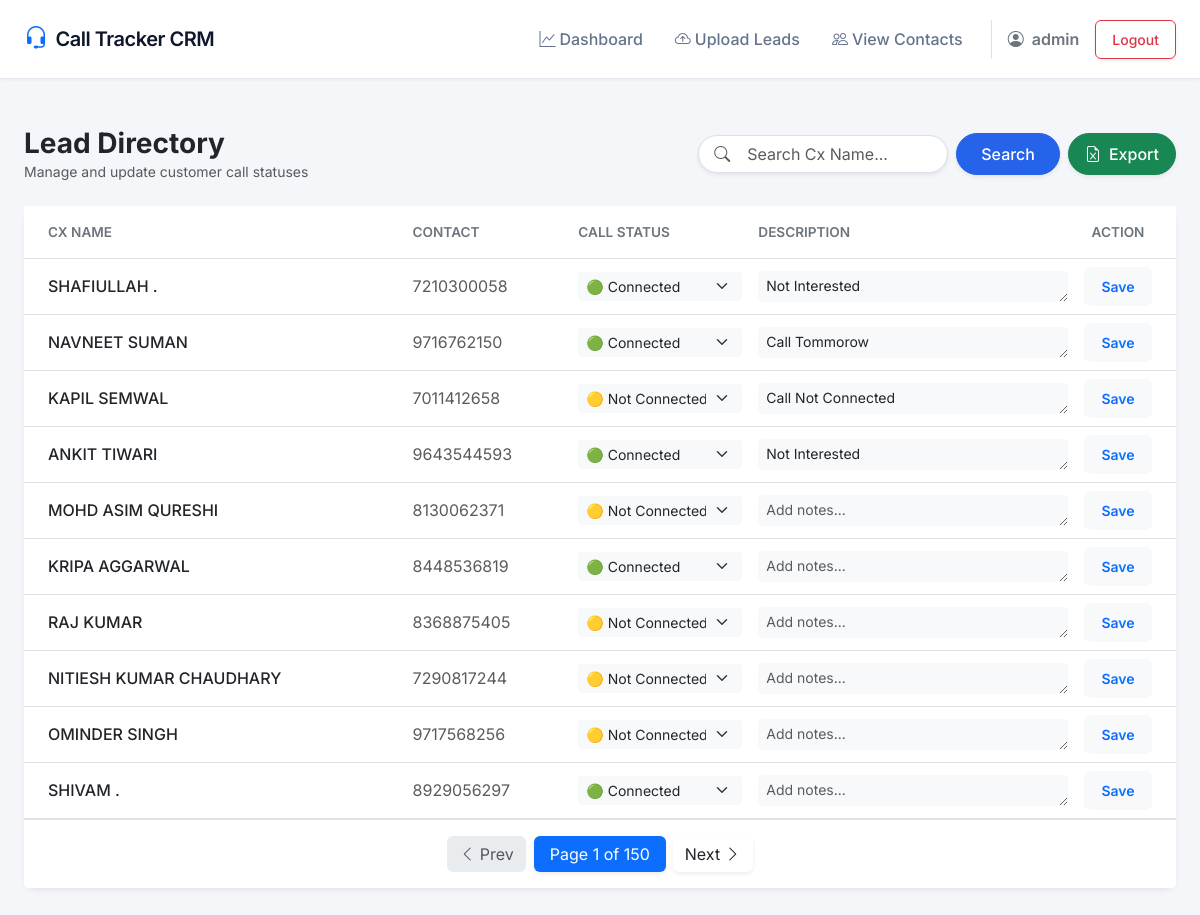
Before: /contacts/ (signed in) with the older database file.
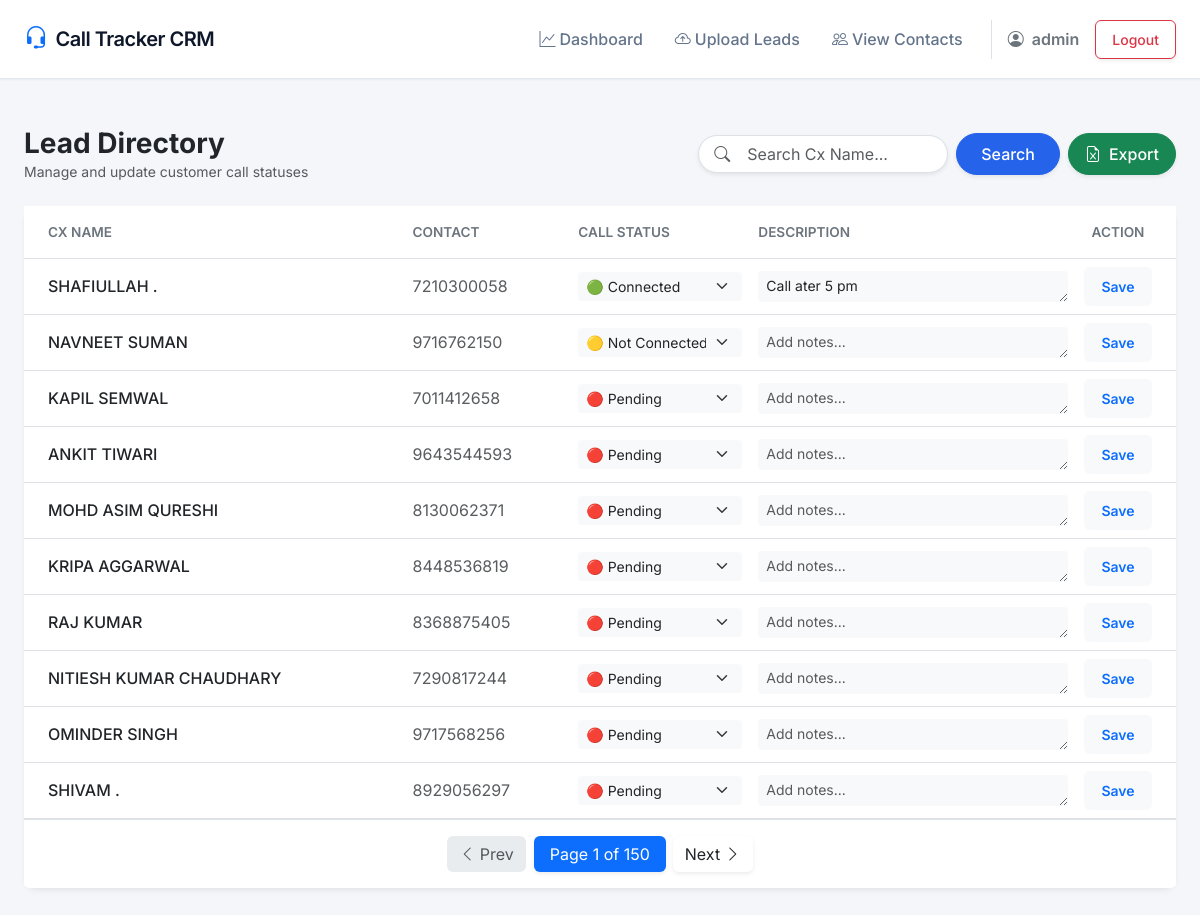
After: the same page with the newer database file.
### leads/models.py (models this page shows, shortened)
class Contact(models.Model):
    STATUS_CHOICES = [
        ('Pending', 'Pending'),
        ('Connected', 'Connected'),
        ('Not Connected', 'Not Connected'),
    ]
    name = models.CharField(max_length=255)
    phone_number = models.CharField(max_length=20)
    call_status = models.CharField(max_length=20, choices=STATUS_CHOICES, default='Pending')
    description = models.TextField(blank=True, null=True)

### leads/views.py (the view, shortened to what this page needs)
# urls.py: path('contacts/', views.contact_list, name='contact_list'),
@login_required
def contact_list(request):
    if 'clear' in request.GET:
        request.session['last_query'] = ''
        restore_page = request.session.get('pre_search_page', 1)
        return redirect(f"/contacts/?page={restore_page}")
    raw_query = request.GET.get('q', '')
    page_number = request.GET.get('page', 1)
    if not raw_query:
        request.session['pre_search_page'] = page_number
    request.session['last_query'] = raw_query
    request.session['last_page'] = page_number
    cleaned_query = " ".join(raw_query.split())
    if cleaned_query:
        escaped_query = re.escape(cleaned_query)
        regex_pattern = rf'^{escaped_query}[^a-zA-Z0-9]*$'
        contacts = Contact.objects.filter(
            Q(name__iregex=regex_pattern) | Q(phone_number__icontains=cleaned_query)
        ).order_by('id')
    else:
        contacts = Contact.objects.all().order_by('id')
    paginator = Paginator(contacts, 10)
    page_obj = paginator.get_page(page_number)
    return render(request, 'contact_list.html', {'page_obj': page_obj, 'query': raw_query})

### templates/contact_list.html (shortened to what this page needs)
{% extends 'base.html' %}
{% block content %}
<div class="d-flex flex-column flex-md-row justify-content-between align-items-md-center mb-4 gap-3">
    <div>
        <h3 class="mb-0 fw-bold text-dark">Lead Directory</h3>
        <p class="text-muted mb-0 small">Manage and update customer call statuses</p>
    </div>
    <div class="d-flex gap-2 align-items-center">
        <form method="GET" action="" class="d-flex gap-2 align-items-center">
            <div class="position-relative">
                <i class="bi bi-search position-absolute top-50 start-0 translate-middle-y ms-3 text-muted"></i>
                <input type="text" name="q" class="form-control ps-5 rounded-pill shadow-sm" style="width: 250px;" value="{{ query }}" placeholder="Search Cx Name...">
            </div>
            <button type="submit" class="btn btn-primary rounded-pill shadow-sm px-4">Search</button>
        </form>
        <a href="{% url 'export_excel' %}" class="btn btn-success rounded-pill shadow-sm d-flex align-items-center gap-2">
            <i class="bi bi-file-earmark-excel"></i> Export
        </a>
    </div>
</div>
<div class="card">
    <div class="card-body p-0">
        <div class="table-responsive">
            <table class="table table-hover align-middle mb-0">
                <thead class="bg-light">
                    <tr>
                        <th class="text-secondary fw-semibold py-3 ps-4" style="font-size: 0.85rem;">CX NAME</th>
                        <th class="text-secondary fw-semibold py-3" style="font-size: 0.85rem;">CONTACT</th>
                        <th class="text-secondary fw-semibold py-3" style="font-size: 0.85rem; width: 180px;">CALL STATUS</th>
                        <th class="text-secondary fw-semibold py-3" style="font-size: 0.85rem;">DESCRIPTION</th>
                        <th class="text-secondary fw-semibold py-3 pe-4 text-center" style="font-size: 0.85rem; width: 100px;">ACTION</th>
                    </tr>
                </thead>
                <tbody class="border-top-0">
                    {% for contact in page_obj %}
                    <tr>
                        <td class="ps-4 fw-medium text-dark">{{ contact.name }}</td>
                        <td class="text-muted">{{ contact.phone_number }}</td>
                        <td>
                            <select id="status_{{ contact.id }}" class="form-select form-select-sm bg-light border-0 shadow-none">
                                <option value="Pending" {% if contact.call_status == 'Pending' %}selected{% endif %}>🔴 Pending</option>
                                <option value="Connected" {% if contact.call_status == 'Connected' %}selected{% endif %}>🟢 Connected</option>
                                <option value="Not Connected" {% if contact.call_status == 'Not Connected' %}selected{% endif %}>🟡 Not Connected</option>
                            </select>
                        </td>
                        <td>
                            <textarea id="desc_{{ contact.id }}" class="form-control form-control-sm bg-light border-0 shadow-none" rows="1" placeholder="Add notes...">{% if contact.description and contact.description != 'None' %}{{ contact.description }}{% endif %}</textarea>
                        </td>
                        <td class="pe-4 text-center">
                            <button type="button" class="btn btn-sm btn-light text-primary fw-semibold save-row-btn w-100" data-id="{{ contact.id }}">
                                Save
                            </button>
                        </td>
                    </tr>
                    {% endfor %}
                </tbody>
            </table>
        </div>
    </div>
    <div class="card-footer bg-white border-top py-3">
        <nav>
            <ul class="pagination justify-content-center mb-0">
                {% if page_obj.has_previous %}
                    <li class="page-item">
                        <a class="page-link shadow-sm text-dark border-0 rounded ms-1" href="?page={{ page_obj.previous_page_number }}{% if query %}&q={{ query }}{% endif %}">
                            <i class="bi bi-chevron-left"></i> Prev
                        </a>
                    </li>
                {% else %}
                    <li class="page-item disabled"><span class="page-link border-0 rounded ms-1 text-muted"><i class="bi bi-chevron-left"></i> Prev</span></li>
                {% endif %}
                <li class="page-item active" aria-current="page">
                    <span class="page-link bg-primary border-0 rounded mx-2 shadow-sm px-3">Page {{ page_obj.number }} of {{ page_obj.paginator.num_pages }}</span>
                </li>
                {% if page_obj.has_next %}
                    <li class="page-item">
                        <a class="page-link shadow-sm text-dark border-0 rounded me-1" href="?page={{ page_obj.next_page_number }}{% if query %}&q={{ query }}{% endif %}">
                            Next <i class="bi bi-chevron-right"></i>
                        </a>
                    </li>
                {% else %}
                    <li class="page-item disabled"><span class="page-link border-0 rounded me-1 text-muted">Next <i class="bi bi-chevron-right"></i></span></li>
                {% endif %}
            </ul>
        </nav>
    </div>
</div>
{% endblock %}

### templates/base.html (shortened to what this page needs)
<!DOCTYPE html>
<html lang="en">
<head>
    <link href="https://cdn.jsdelivr.net/npm/bootstrap@5.3.0/dist/css/bootstrap.min.css" rel="stylesheet">
    <link rel="stylesheet" href="https://cdn.jsdelivr.net/npm/bootstrap-icons@1.11.1/font/bootstrap-icons.css">
</head>
<body>
    <nav class="navbar navbar-expand-lg navbar-light sticky-top py-3">
        <div class="container-fluid px-4">
            <a class="navbar-brand d-flex align-items-center gap-2" href="{% if user.is_authenticated %}{% url 'dashboard' %}{% else %}/accounts/login/{% endif %}">
                <i class="bi bi-headset text-primary fs-4"></i>
                Call Tracker CRM
            </a>
            {% if user.is_authenticated %}
            <div class="collapse navbar-collapse" id="navbarNav">
                <ul class="navbar-nav ms-auto gap-3 align-items-center">
                    <li class="nav-item">
                        <a class="nav-link d-flex align-items-center gap-1" href="{% url 'dashboard' %}">
                            <i class="bi bi-graph-up"></i> Dashboard
                        </a>
                    </li>
                    <li class="nav-item">
                        <a class="nav-link d-flex align-items-center gap-1" href="{% url 'upload_excel' %}">
                            <i class="bi bi-cloud-arrow-up"></i> Upload Leads
                        </a>
                    </li>
                    <li class="nav-item">
                        <a class="nav-link d-flex align-items-center gap-1" href="{% url 'contact_list' %}">
                            <i class="bi bi-people"></i> View Contacts
                        </a>
                    </li>
                    <li class="nav-item border-start ps-3 ms-1 d-flex align-items-center gap-3">
                        <span class="text-secondary fw-semibold"><i class="bi bi-person-circle me-1"></i> {{ user.username }}</span>
                        <form method="post" action="{% url 'logout' %}" class="m-0">
                            <button type="submit" class="btn btn-sm btn-outline-danger shadow-sm">Logout</button>
                        </form>
                    </li>
                </ul>
            </div>
            {% endif %}
        </div>
    </nav>
    <div class="container-fluid px-4 py-5">
        {% block content %}
        {% endblock %}
    </div>
</body>
</html>

### templates/base.html (style rules this page uses)
body { font-family: 'Inter', sans-serif; background-color: #f4f6f9; color: #334155; }
.navbar { background-color: #ffffff; border-bottom: 1px solid #e2e8f0; box-shadow: 0 1px 2px 0 rgba(0, 0, 0, 0.05); }
.navbar-brand { font-weight: 600; color: #0f172a !important; letter-spacing: -0.5px; }
.nav-link { font-weight: 500; color: #64748b !important; transition: color 0.2s; }
.card { border: none; border-radius: 12px; box-shadow: 0 4px 6px -1px rgba(0, 0, 0, 0.05), 0 2px 4px -1px rgba(0, 0, 0, 0.03); }
.btn { font-weight: 500; border-radius: 6px; padding: 0.5rem 1rem; transition: all 0.2s; }
.btn-primary { background-color: #2563eb; border-color: #2563eb; }

Changed rows visible on the page:
changed Contact "SHAFIULLAH .": id "Not Interested" → "Call ater 5 pm"
changed Contact "NAVNEET SUMAN": call_status+id "🟢 Connected" → "🟡 Not Connected"; id "Call Tommorow" → "Add notes..."
changed Contact "KAPIL SEMWAL": call_status+id "🟡 Not Connected" → "🔴 Pending"; id "Call Not Connected" → "Add notes..."
changed Contact "ANKIT TIWARI": call_status+id "🟢 Connected" → "🔴 Pending"; id "Not Interested" → "Add notes..."
changed Contact "MOHD ASIM QURESHI": call_status+id "🟡 Not Connected" → "🔴 Pending"
changed Contact "KRIPA AGGARWAL": call_status+id "🟢 Connected" → "🔴 Pending"
changed Contact "RAJ KUMAR": call_status+id "🟡 Not Connected" → "🔴 Pending"
changed Contact "NITIESH KUMAR CHAUDHARY": call_status+id "🟡 Not Connected" → "🔴 Pending"
changed Contact "OMINDER SINGH": call_status+id "🟡 Not Connected" → "🔴 Pending"
changed Contact "SHIVAM .": call_status+id "🟢 Connected" → "🔴 Pending"
